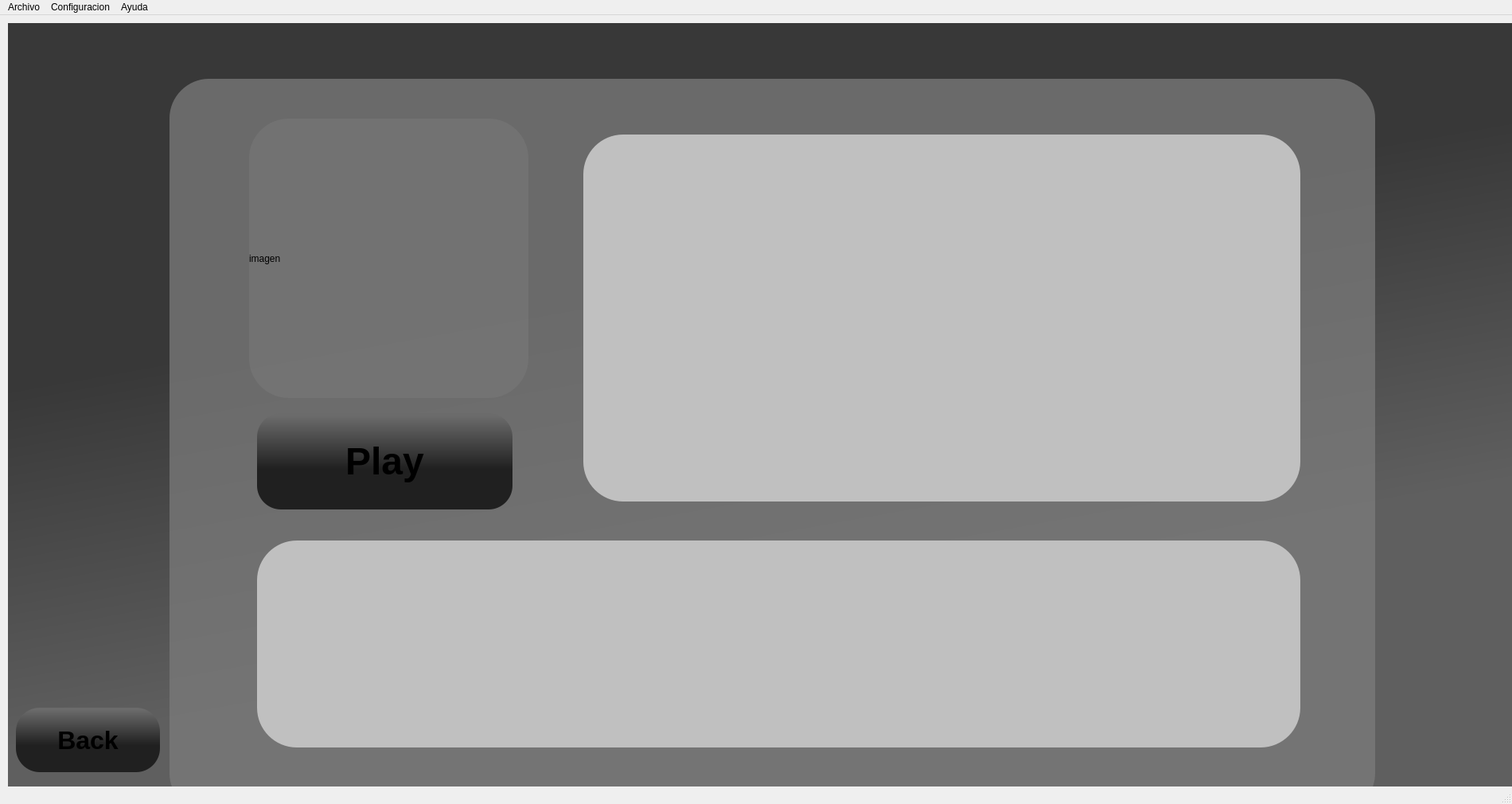
<?xml version="1.0" encoding="UTF-8"?>
<ui version="4.0">
 <class>DetailsWindow</class>
 <widget class="QMainWindow" name="DetailsWindow">
  <property name="geometry">
   <rect>
    <x>0</x>
    <y>0</y>
    <width>1900</width>
    <height>1010</height>
   </rect>
  </property>
  <property name="windowTitle">
   <string>MainWindow</string>
  </property>
  <widget class="QWidget" name="centralwidget">
   <widget class="QLabel" name="label">
    <property name="geometry">
     <rect>
      <x>10</x>
      <y>10</y>
      <width>1900</width>
      <height>981</height>
     </rect>
    </property>
    <property name="styleSheet">
     <string notr="true">background-color: qlineargradient(spread:pad, x1:0.721889, y1:0.211, x2:0.917, y2:0.772591, stop:0.0111111 rgba(56, 56, 56, 255), stop:0.744444 rgba(95, 95, 95, 255));</string>
    </property>
    <property name="text">
     <string/>
    </property>
   </widget>
   <widget class="QScrollArea" name="scrollArea">
    <property name="geometry">
     <rect>
      <x>213</x>
      <y>80</y>
      <width>1515</width>
      <height>922</height>
     </rect>
    </property>
    <property name="minimumSize">
     <size>
      <width>1515</width>
      <height>922</height>
     </size>
    </property>
    <property name="maximumSize">
     <size>
      <width>16777215</width>
      <height>770</height>
     </size>
    </property>
    <property name="styleSheet">
     <string notr="true">border-radius: 50px;
background-color: rgba(122, 122, 122, 50%);</string>
    </property>
    <property name="widgetResizable">
     <bool>true</bool>
    </property>
    <widget class="QWidget" name="scrollAreaWidgetContents">
     <property name="geometry">
      <rect>
       <x>0</x>
       <y>0</y>
       <width>1515</width>
       <height>922</height>
      </rect>
     </property>
     <widget class="QPushButton" name="play_pushButton">
      <property name="geometry">
       <rect>
        <x>110</x>
        <y>420</y>
        <width>321</width>
        <height>121</height>
       </rect>
      </property>
      <property name="font">
       <font>
        <family>Arial</family>
        <pointsize>36</pointsize>
        <bold>true</bold>
       </font>
      </property>
      <property name="cursor">
       <cursorShape>PointingHandCursor</cursorShape>
      </property>
      <property name="styleSheet">
       <string notr="true">background-color: qlineargradient(spread:pad, x1:1, y1:0.028, x2:1, y2:0.579, stop:0 rgba(107, 107, 107, 255), stop:1 rgba(32, 32, 32, 255));
border-radius: 30px;</string>
      </property>
      <property name="text">
       <string notr="true">Play</string>
      </property>
      <property name="iconSize">
       <size>
        <width>80</width>
        <height>80</height>
       </size>
      </property>
      <property name="autoRepeat">
       <bool>true</bool>
      </property>
     </widget>
     <widget class="QLabel" name="image_label">
      <property name="geometry">
       <rect>
        <x>100</x>
        <y>50</y>
        <width>351</width>
        <height>351</height>
       </rect>
      </property>
      <property name="text">
       <string>imagen</string>
      </property>
     </widget>
     <widget class="QFrame" name="details_frame">
      <property name="geometry">
       <rect>
        <x>520</x>
        <y>70</y>
        <width>901</width>
        <height>461</height>
       </rect>
      </property>
      <property name="minimumSize">
       <size>
        <width>0</width>
        <height>0</height>
       </size>
      </property>
      <property name="maximumSize">
       <size>
        <width>1000</width>
        <height>1000</height>
       </size>
      </property>
      <property name="styleSheet">
       <string notr="true">border-radius: 50px;
background-color: rgb(192, 192, 192);
border-width: 5;
border-color: rgb(0, 0, 0);
</string>
      </property>
      <property name="frameShape">
       <enum>QFrame::Shape::StyledPanel</enum>
      </property>
      <property name="frameShadow">
       <enum>QFrame::Shadow::Raised</enum>
      </property>
     </widget>
     <widget class="QFrame" name="versions_frame">
      <property name="geometry">
       <rect>
        <x>110</x>
        <y>580</y>
        <width>1311</width>
        <height>260</height>
       </rect>
      </property>
      <property name="minimumSize">
       <size>
        <width>0</width>
        <height>0</height>
       </size>
      </property>
      <property name="maximumSize">
       <size>
        <width>1374</width>
        <height>300</height>
       </size>
      </property>
      <property name="styleSheet">
       <string notr="true">border-radius: 50px;
background-color: rgb(192, 192, 192);
border-width: 5;
border-color: rgb(0, 0, 0);
</string>
      </property>
      <property name="frameShape">
       <enum>QFrame::Shape::StyledPanel</enum>
      </property>
      <property name="frameShadow">
       <enum>QFrame::Shadow::Raised</enum>
      </property>
     </widget>
    </widget>
   </widget>
   <widget class="QPushButton" name="back_pushButton">
    <property name="geometry">
     <rect>
      <x>20</x>
      <y>870</y>
      <width>181</width>
      <height>81</height>
     </rect>
    </property>
    <property name="font">
     <font>
      <family>Arial</family>
      <pointsize>24</pointsize>
      <bold>true</bold>
     </font>
    </property>
    <property name="cursor">
     <cursorShape>PointingHandCursor</cursorShape>
    </property>
    <property name="styleSheet">
     <string notr="true">background-color: qlineargradient(spread:pad, x1:1, y1:0.028, x2:1, y2:0.579, stop:0 rgba(107, 107, 107, 255), stop:1 rgba(32, 32, 32, 255));
border-radius: 30px;</string>
    </property>
    <property name="text">
     <string notr="true">Back</string>
    </property>
    <property name="iconSize">
     <size>
      <width>80</width>
      <height>80</height>
     </size>
    </property>
    <property name="autoRepeat">
     <bool>true</bool>
    </property>
   </widget>
  </widget>
  <widget class="QMenuBar" name="menubar">
   <property name="geometry">
    <rect>
     <x>0</x>
     <y>0</y>
     <width>1900</width>
     <height>33</height>
    </rect>
   </property>
   <widget class="QMenu" name="menuArchivo">
    <property name="title">
     <string>Archivo</string>
    </property>
   </widget>
   <widget class="QMenu" name="menuConfiguracion">
    <property name="title">
     <string>Configuracion</string>
    </property>
   </widget>
   <widget class="QMenu" name="menuAyuda">
    <property name="title">
     <string>Ayuda</string>
    </property>
   </widget>
   <addaction name="menuArchivo"/>
   <addaction name="menuConfiguracion"/>
   <addaction name="menuAyuda"/>
  </widget>
  <widget class="QStatusBar" name="statusbar"/>
 </widget>
 <resources/>
 <connections/>
</ui>
